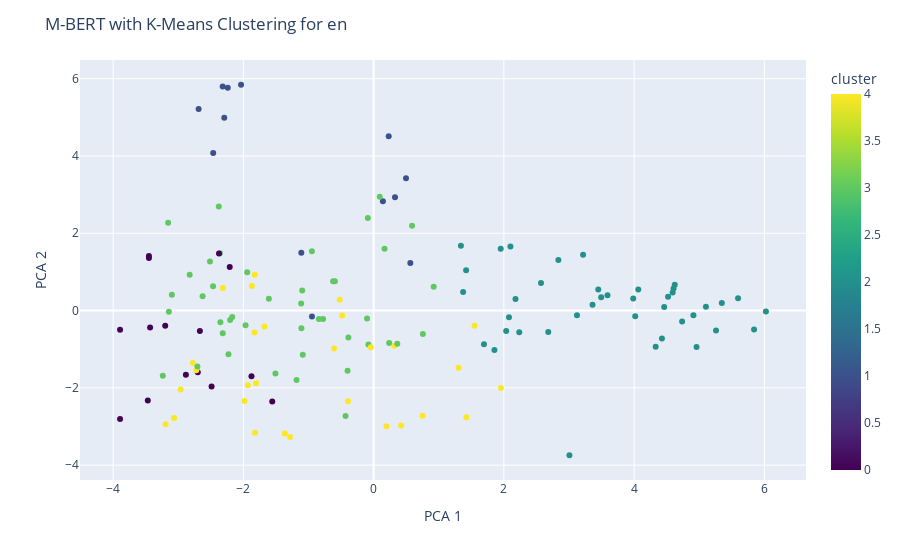

Here is the notebook cell this chart was saved with:
### Code cell
# K-Means clustering
num_clusters = 5  # This is an arbitrary choice, can be tuned
kmeans = KMeans(n_clusters=num_clusters, random_state=0).fit(mbert_embeddings)

# Adding cluster labels to the original dataset
filtered_en_data['cluster'] = kmeans.labels_

# Applying PCA for visualization
pca = PCA(n_components=2)
reduced_features = pca.fit_transform(mbert_embeddings)

# Add PCA components to the original dataset
filtered_en_data['pca_one'] = reduced_features[:, 0]
filtered_en_data['pca_two'] = reduced_features[:, 1]

# Creating a scatter plot with Plotly using the 'viridis' color scale
fig = px.scatter(filtered_en_data, x='pca_one', y='pca_two', color='cluster',
                 hover_data=['language_code'], color_continuous_scale='Viridis')
fig.update_layout(title='M-BERT with K-Means Clustering for en',
                  xaxis_title='PCA 1', 
                  yaxis_title='PCA 2', 
                  legend_title='Cluster')
fig.show()

### Figure 1 — Plotly figure (JSON) as saved in the notebook; plotly's stock layout.template omitted (floating-point values rounded to 4 significant figures; data arrays with more than 128 entries replaced by an {"elided": "..."} marker saying what was removed)
{"data": [{"customdata": {"elided": "140x1 str values"}, "hovertemplate": "pca_one=%{x}<br>pca_two=%{y}<br>language_code=%{customdata[0]}<br>cluster=%{marker.color}<extra></extra>", "legendgroup": "", "marker": {"color": {"elided": "140 int values"}, "coloraxis": "coloraxis", "symbol": "circle"}, "mode": "markers", "name": "", "orientation": "v", "showlegend": false, "type": "scatter", "x": {"elided": "140 float values"}, "xaxis": "x", "y": {"elided": "140 float values"}, "yaxis": "y"}], "layout": {"coloraxis": {"colorbar": {"title": {"text": "cluster"}}, "colorscale": [[0, "#440154"], [0.1111, "#482878"], [0.2222, "#3e4989"], [0.3333, "#31688e"], [0.4444, "#26828e"], [0.5556, "#1f9e89"], [0.6667, "#35b779"], [0.7778, "#6ece58"], [0.8889, "#b5de2b"], [1, "#fde725"]]}, "legend": {"title": {"text": "Cluster"}, "tracegroupgap": 0}, "margin": {"t": 60}, "title": {"text": "M-BERT with K-Means Clustering for en"}, "xaxis": {"anchor": "y", "domain": [0, 1], "title": {"text": "PCA 1"}}, "yaxis": {"anchor": "x", "domain": [0, 1], "title": {"text": "PCA 2"}}}}
